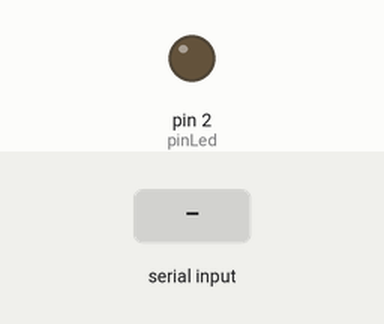
Recording of a program running on a simulated Arduino Uno, built with avr-gcc and run on an emulated ATmega328P. Shown: output pins drawn as LEDs (lit = HIGH). Dashed ring = blinking. Inputs (shaded band) come from the test bench. What the program prints to the serial monitor is not drawn.

Above: at 1.2 s.
1.3 s: "pisca\n" received over Serial
At 1.55 s:
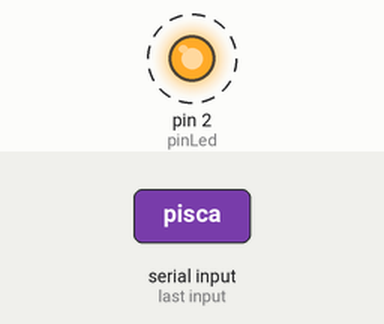
4.3 s: "liga\n" received over Serial
At 4.7 s:
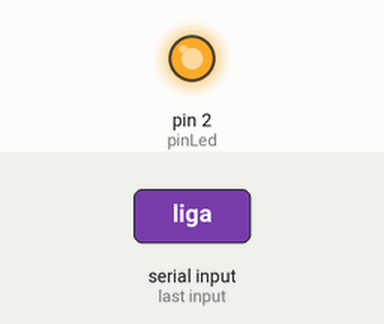
5.8 s: "desliga\n" received over Serial
At 7.2 s:
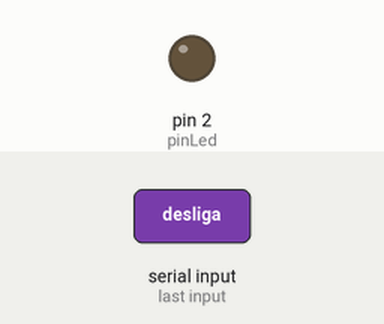
Timing chart, 0 to 8.8 s (numbered marks = the images above; inputs shaded):
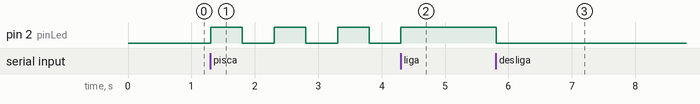

The program:

main.cpp
```cpp
#include <Arduino.h>

#define pinLed 2

void setup() {
  Serial.begin(9600);
  Serial.print("Comunicacao Serial Iniciada \n");
  pinMode(pinLed,OUTPUT);
}

void loop() {

  static bool estadoLed = false;
  static bool piscaLed = false;
  static int tempo = 500;

  unsigned long tempoAtual = millis();
  static unsigned long tempoInicial = 0;

  if(Serial.available())
  {
    String msg = Serial.readStringUntil('\n');
    msg.trim();

    if(msg.equals("liga"))
    {
      piscaLed = false;
      estadoLed = true;
    }

    else if (msg.equals("desliga"))
    {
      piscaLed = false;
      estadoLed = false;
    }

    else if (msg.equals("pisca"))
    {
      piscaLed = true;
    }

    else if(msg.equals("rap"))
    {
      tempo -= 100;
      Serial.println(tempo);
      if(tempo < 50)
      {
      tempo = 50;
      Serial.print("velocidade maxima atingida");
      }
    }

    else if(msg.equals("dev"))
    {
      tempo += 100;
      Serial.println(tempo);
      if(tempo > 1000)
      {
      tempo = 1000;
      Serial.print("velocidade minima atingida");
      }
    }

      if(msg.startsWith("vel = "))
    {
      int tamanho = msg.length();
      String extracao = msg.substring(6, tamanho);
      int valorVelocidade = extracao.toInt();

      if(valorVelocidade >=0 && valorVelocidade <= 100)
      {
      tempo = map(valorVelocidade, 0, 100, 1000, 50);
      }
      else
      Serial.println("Valores aceitos apenas entre 0 e 100");

    }

  }


if(piscaLed)
  {
    if(tempoAtual - tempoInicial > tempo)
    {
      estadoLed = !estadoLed;
      tempoInicial = tempoAtual;
    }
  }

  digitalWrite(pinLed, estadoLed);

}
```

Measured:
- after the input at 1.3 s, pin 2 (pinLed): alternates HIGH for 0.50 s and LOW for 0.50 s, starting at once
- after the input at 4.3 s, pin 2 (pinLed): goes on until 4.3 s, then stays HIGH
- after the input at 5.8 s, pin 2 (pinLed): HIGH → LOW at once
